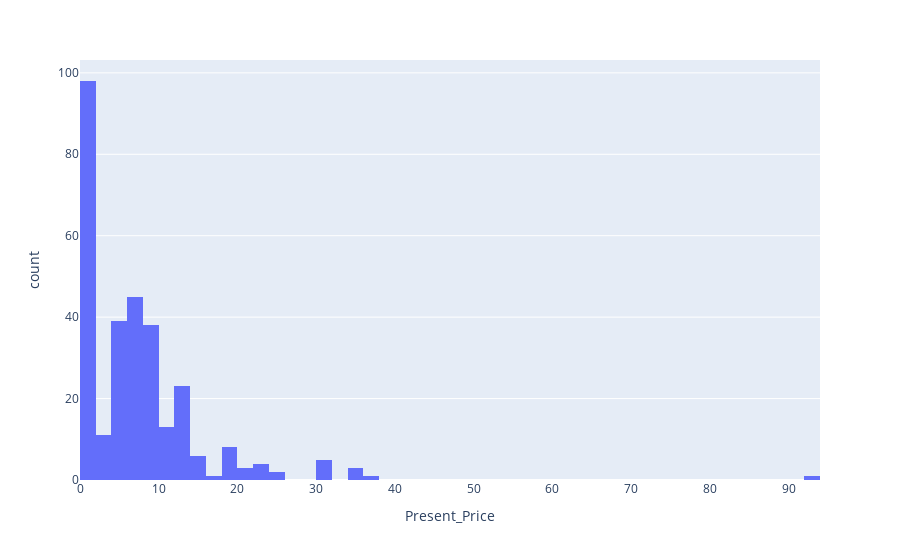

Source (notebook cell):
### Code cell
px.histogram(df,"Present_Price")

### Figure 1 — Plotly figure (JSON) as saved in the notebook; plotly's stock layout.template omitted (floating-point values rounded to 4 significant figures; data arrays with more than 128 entries replaced by an {"elided": "..."} marker saying what was removed)
{"data": [{"alignmentgroup": "True", "bingroup": "x", "hovertemplate": "Present_Price=%{x}<br>count=%{y}<extra></extra>", "legendgroup": "", "marker": {"color": "#636efa", "pattern": {"shape": ""}}, "name": "", "offsetgroup": "", "orientation": "v", "showlegend": false, "x": {"elided": "301 float values"}, "xaxis": "x", "yaxis": "y", "type": "histogram"}], "layout": {"xaxis": {"anchor": "y", "domain": [0.0, 1.0], "title": {"text": "Present_Price"}}, "yaxis": {"anchor": "x", "domain": [0.0, 1.0], "title": {"text": "count"}}, "legend": {"tracegroupgap": 0}, "margin": {"t": 60}, "barmode": "relative"}}
